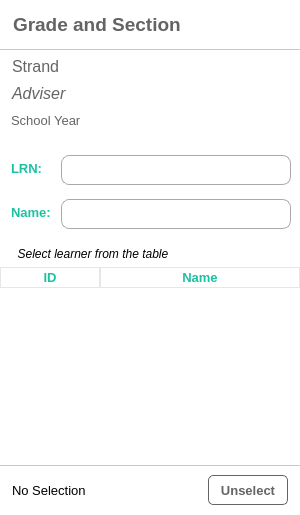
    <widget class="QFrame" name="shsSideFrame">
     <property name="minimumSize">
      <size>
       <width>300</width>
       <height>0</height>
      </size>
     </property>
     <property name="maximumSize">
      <size>
       <width>350</width>
       <height>16777215</height>
      </size>
     </property>
     <property name="styleSheet">
      <string notr="true">QFrame{
	background-color: rgb(255, 255, 255);
	border-radius: 10px;
}</string>
     </property>
     <property name="frameShape">
      <enum>QFrame::NoFrame</enum>
     </property>
     <property name="frameShadow">
      <enum>QFrame::Plain</enum>
     </property>
     <layout class="QVBoxLayout" name="verticalLayout_8">
      <property name="leftMargin">
       <number>0</number>
      </property>
      <property name="topMargin">
       <number>0</number>
      </property>
      <property name="rightMargin">
       <number>0</number>
      </property>
      <property name="bottomMargin">
       <number>0</number>
      </property>
      <item>
       <widget class="QFrame" name="frame_17">
        <property name="minimumSize">
         <size>
          <width>0</width>
          <height>140</height>
         </size>
        </property>
        <property name="maximumSize">
         <size>
          <width>16777215</width>
          <height>140</height>
         </size>
        </property>
        <property name="frameShape">
         <enum>QFrame::StyledPanel</enum>
        </property>
        <property name="frameShadow">
         <enum>QFrame::Raised</enum>
        </property>
        <layout class="QVBoxLayout" name="verticalLayout_9">
         <property name="leftMargin">
          <number>0</number>
         </property>
         <property name="topMargin">
          <number>0</number>
         </property>
         <property name="rightMargin">
          <number>0</number>
         </property>
         <item>
          <widget class="QLabel" name="lblGradeSecSHS">
           <property name="minimumSize">
            <size>
             <width>0</width>
             <height>50</height>
            </size>
           </property>
           <property name="maximumSize">
            <size>
             <width>16777215</width>
             <height>50</height>
            </size>
           </property>
           <property name="font">
            <font>
             <pointsize>14</pointsize>
             <italic>false</italic>
             <bold>true</bold>
            </font>
           </property>
           <property name="styleSheet">
            <string notr="true">QLabel{
	background-color: rgb(255, 255, 255);
	border-top-left-radius: 10px;
	border-top-right-radius: 10px;
	border-bottom-left-radius: 0;
	border-bottom-right-radius: 0;
	padding-left: 8px;
	border-bottom: 1px solid rgb(200,200,200);
	color: rgb(100, 100, 100);
}</string>
           </property>
           <property name="text">
            <string>Grade and Section</string>
           </property>
          </widget>
         </item>
         <item>
          <widget class="QLabel" name="lblStrand">
           <property name="font">
            <font>
             <pointsize>12</pointsize>
             <italic>false</italic>
             <bold>false</bold>
            </font>
           </property>
           <property name="styleSheet">
            <string notr="true">QLabel{
	color: rgb(100, 100, 100);
	padding-left: 8px;
}</string>
           </property>
           <property name="text">
            <string>Strand</string>
           </property>
          </widget>
         </item>
         <item>
          <widget class="QLabel" name="lblAdvSHS">
           <property name="font">
            <font>
             <pointsize>12</pointsize>
             <italic>true</italic>
             <bold>false</bold>
            </font>
           </property>
           <property name="styleSheet">
            <string notr="true">QLabel{	
color: rgb(100, 100, 100);
padding-left: 8px;
}</string>
           </property>
           <property name="text">
            <string>Adviser</string>
           </property>
          </widget>
         </item>
         <item>
          <widget class="QLabel" name="lblSchoolYearSHS">
           <property name="font">
            <font>
             <pointsize>10</pointsize>
             <bold>false</bold>
            </font>
           </property>
           <property name="styleSheet">
            <string notr="true">QLabel{
	color: rgb(100, 100, 100);
padding-left: 8px;
}</string>
           </property>
           <property name="text">
            <string>School Year</string>
           </property>
          </widget>
         </item>
        </layout>
       </widget>
      </item>
      <item>
       <widget class="QFrame" name="frame_18">
        <property name="minimumSize">
         <size>
          <width>0</width>
          <height>95</height>
         </size>
        </property>
        <property name="maximumSize">
         <size>
          <width>16777215</width>
          <height>95</height>
         </size>
        </property>
        <property name="styleSheet">
         <string notr="true">QLabel{
	color: rgb(100, 100, 100);
	padding-left: 8px;
}</string>
        </property>
        <property name="frameShape">
         <enum>QFrame::StyledPanel</enum>
        </property>
        <property name="frameShadow">
         <enum>QFrame::Raised</enum>
        </property>
        <layout class="QFormLayout" name="formLayout_2">
         <property name="verticalSpacing">
          <number>14</number>
         </property>
         <property name="leftMargin">
          <number>0</number>
         </property>
         <property name="bottomMargin">
          <number>9</number>
         </property>
         <item row="0" column="0">
          <widget class="QLabel" name="label_5">
           <property name="font">
            <font>
             <pointsize>10</pointsize>
             <bold>true</bold>
            </font>
           </property>
           <property name="styleSheet">
            <string notr="true">QLabel{
	color: rgb(26, 194, 161);
}</string>
           </property>
           <property name="text">
            <string>LRN:</string>
           </property>
          </widget>
         </item>
         <item row="1" column="0">
          <widget class="QLabel" name="label_8">
           <property name="font">
            <font>
             <pointsize>10</pointsize>
             <bold>true</bold>
            </font>
           </property>
           <property name="styleSheet">
            <string notr="true">QLabel{
	color: rgb(26, 194, 161);
}</string>
           </property>
           <property name="text">
            <string>Name:</string>
           </property>
          </widget>
         </item>
         <item row="0" column="1">
          <widget class="QLabel" name="lrnLabelSHS">
           <property name="minimumSize">
            <size>
             <width>0</width>
             <height>30</height>
            </size>
           </property>
           <property name="maximumSize">
            <size>
             <width>16777215</width>
             <height>30</height>
            </size>
           </property>
           <property name="font">
            <font>
             <pointsize>11</pointsize>
             <bold>false</bold>
            </font>
           </property>
           <property name="styleSheet">
            <string notr="true">QLabel{
border-radius: 8px;
border: 1px solid rgb(170, 170, 170);
	background-color: rgb(255, 255, 255);
}
</string>
           </property>
           <property name="text">
            <string/>
           </property>
          </widget>
         </item>
         <item row="1" column="1">
          <widget class="QLabel" name="nameLabelSHS">
           <property name="minimumSize">
            <size>
             <width>0</width>
             <height>30</height>
            </size>
           </property>
           <property name="maximumSize">
            <size>
             <width>16777215</width>
             <height>30</height>
            </size>
           </property>
           <property name="font">
            <font>
             <pointsize>11</pointsize>
             <bold>false</bold>
            </font>
           </property>
           <property name="styleSheet">
            <string notr="true">QLabel{
border-radius: 8px;
border: 1px solid rgb(170, 170, 170);
	background-color: rgb(255, 255, 255);
}
</string>
           </property>
           <property name="text">
            <string/>
           </property>
          </widget>
         </item>
        </layout>
       </widget>
      </item>
      <item>
       <widget class="QLabel" name="label_9">
        <property name="font">
         <font>
          <pointsize>9</pointsize>
          <italic>true</italic>
         </font>
        </property>
        <property name="styleSheet">
         <string notr="true">QLabel{
padding-left: 8px;
}</string>
        </property>
        <property name="text">
         <string>  Select learner from the table</string>
        </property>
       </widget>
      </item>
      <item>
       <widget class="QTableWidget" name="studentTableSHS">
        <property name="styleSheet">
         <string notr="true">QTableWidget{
border: none;
	background-color: rgb(255, 255, 255);
}
QFrame{
	background-color:  rgb(255, 255, 255);
}
QTableView::item{
	padding-left: 8px;
}

QTableView::item:selected  {
	color: rgb(0, 0, 0);
	background-color: rgb(230, 230, 230);
}

QHeaderView:section{
	color: rgb(26, 194, 161);
	background-color: rgb(255, 255, 255);
border: 1px solid rgb(230, 230, 230);
}
</string>
        </property>
        <property name="selectionMode">
         <enum>QAbstractItemView::SingleSelection</enum>
        </property>
        <property name="selectionBehavior">
         <enum>QAbstractItemView::SelectRows</enum>
        </property>
        <attribute name="horizontalHeaderStretchLastSection">
         <bool>true</bool>
        </attribute>
        <attribute name="verticalHeaderVisible">
         <bool>false</bool>
        </attribute>
        <column>
         <property name="text">
          <string>ID</string>
         </property>
         <property name="font">
          <font>
           <pointsize>10</pointsize>
           <bold>true</bold>
          </font>
         </property>
         <property name="foreground">
          <brush brushstyle="SolidPattern">
           <color alpha="255">
            <red>26</red>
            <green>194</green>
            <blue>161</blue>
           </color>
          </brush>
         </property>
        </column>
        <column>
         <property name="text">
          <string>Name</string>
         </property>
         <property name="font">
          <font>
           <pointsize>10</pointsize>
           <bold>true</bold>
          </font>
         </property>
         <property name="foreground">
          <brush brushstyle="SolidPattern">
           <color alpha="255">
            <red>26</red>
            <green>194</green>
            <blue>161</blue>
           </color>
          </brush>
         </property>
        </column>
       </widget>
      </item>
      <item>
       <widget class="QFrame" name="frame_8">
        <property name="minimumSize">
         <size>
          <width>0</width>
          <height>50</height>
         </size>
        </property>
        <property name="styleSheet">
         <string notr="true">QFrame{
	border-top: 1px solid rgb(200,200,200);
	border-top-left-radius: 0;
	border-top-right-radius: 0;
	border-bottom-left-radius: 10px;
	border-bottom-right-radius: 10px;
}

</string>
        </property>
        <property name="frameShape">
         <enum>QFrame::NoFrame</enum>
        </property>
        <property name="frameShadow">
         <enum>QFrame::Raised</enum>
        </property>
        <layout class="QHBoxLayout" name="horizontalLayout_4">
         <property name="leftMargin">
          <number>12</number>
         </property>
         <property name="topMargin">
          <number>0</number>
         </property>
         <property name="rightMargin">
          <number>12</number>
         </property>
         <property name="bottomMargin">
          <number>0</number>
         </property>
         <item>
          <widget class="QLabel" name="lblSelection">
           <property name="minimumSize">
            <size>
             <width>0</width>
             <height>0</height>
            </size>
           </property>
           <property name="maximumSize">
            <size>
             <width>16777215</width>
             <height>16777215</height>
            </size>
           </property>
           <property name="font">
            <font>
             <pointsize>10</pointsize>
            </font>
           </property>
           <property name="styleSheet">
            <string notr="true">QLabel{
border: none;
}</string>
           </property>
           <property name="text">
            <string>No Selection</string>
           </property>
          </widget>
         </item>
         <item>
          <widget class="QPushButton" name="btnUnselect">
           <property name="minimumSize">
            <size>
             <width>80</width>
             <height>30</height>
            </size>
           </property>
           <property name="maximumSize">
            <size>
             <width>80</width>
             <height>16777215</height>
            </size>
           </property>
           <property name="font">
            <font>
             <pointsize>10</pointsize>
             <bold>true</bold>
            </font>
           </property>
           <property name="cursor">
            <cursorShape>PointingHandCursor</cursorShape>
           </property>
           <property name="styleSheet">
            <string notr="true">QPushButton{
border: 1px solid rgb(100, 100, 100);
border-radius: 5px;
	color: rgb(100, 100, 100);
}
QPushButton:hover, QPushButton:focus{
	background-color: rgb(100, 100, 100);
	color: rgb(255, 255, 255);
}</string>
           </property>
           <property name="text">
            <string>Unselect</string>
           </property>
          </widget>
         </item>
        </layout>
       </widget>
      </item>
     </layout>
    </widget>
